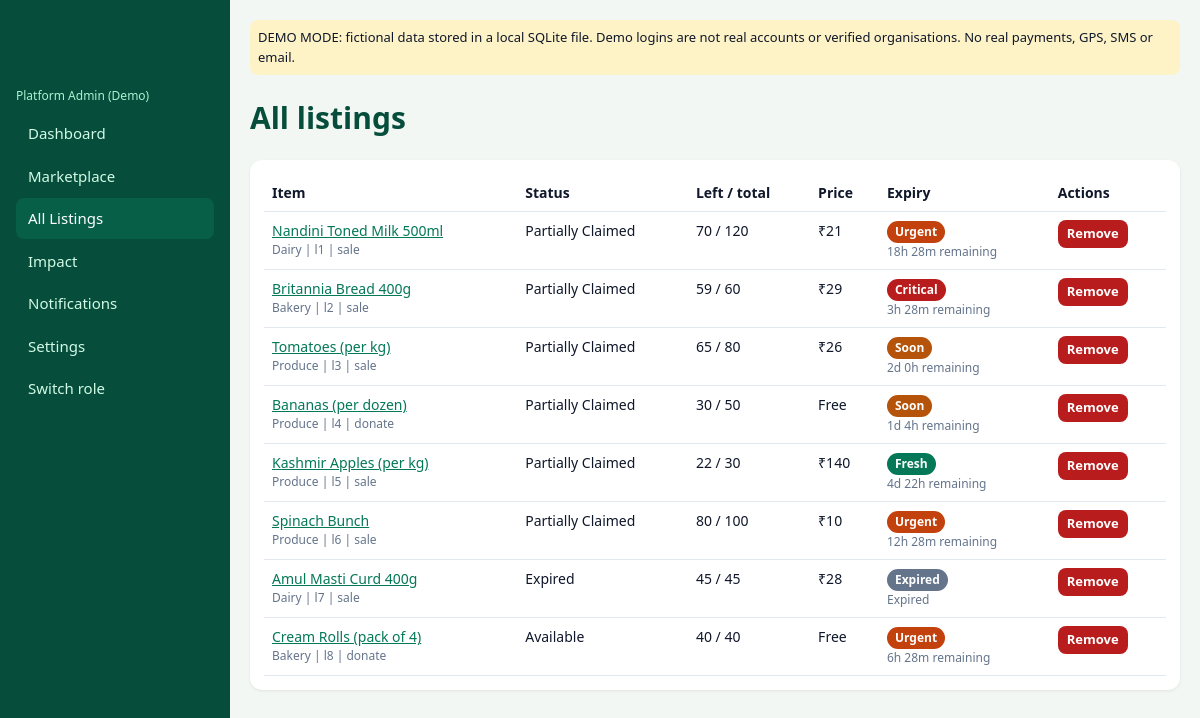
Page /inv (signed in) on the committed database.
### tables this page shows
CREATE TABLE users(id TEXT PRIMARY KEY,name,role,area,cats,need INT,radius INT);

CREATE TABLE listings(id TEXT PRIMARY KEY,seller,name,cat,orig REAL,cost REAL,qty INT,price REAL,
  minp REAL,exp REAL,mode,area,batch,stor,ver,created REAL,removed INT DEFAULT 0,a24 INT DEFAULT 0,a6 INT DEFAULT 0,x0 INT DEFAULT 0);

### app.py (the view)
@app.get("/inv")
@need("seller", "admin")
def inv():
    u = me()
    ls = q("SELECT * FROM listings" + ("" if u["role"] == "admin" else " WHERE seller=?"), () if u["role"] == "admin" else (u["id"],))
    return render_template("inv.html", ls=ls)

### app.py (called while the page is built, shortened)
def db():
    if "db" not in g:
        g.db = sqlite3.connect(DB, timeout=10, isolation_level=None)
        g.db.row_factory = sqlite3.Row
    return g.db

@app.teardown_appcontext
def _close(e):
    d = g.pop("db", None)
    if d:
        d.close()

def q(sql, a=()):
    return db().execute(sql, a).fetchall()

def q1(sql, a=()):
    return db().execute(sql, a).fetchone()

def cf():
    return {r["k"]: r["v"] for r in q("SELECT * FROM cfg")}

def inr(n):
    n = round(float(n or 0), 2)
    neg = n < 0
    w, d = f"{abs(n):.2f}".split(".")
    return Markup(("-" if neg else "") + "&#8377;" + w + ("" if d == "00" else "." + d))

def hrs(l):
    return (l["exp"] - time.time()) / H

def claimed(l):
    return q1("SELECT COALESCE(SUM(qty),0) s FROM claims WHERE lid=? AND status!='rejected'", (l["id"],))["s"]

def avail(l):
    return max(0, l["qty"] - claimed(l))

def urg(l):
    h, c = hrs(l), cf()
    if h <= 0: return ("grey", "Expired")
    if h < c["red"]: return ("red", "Critical")
    if h < c["orange"]: return ("orange", "Urgent")
    if h <= c["amber"]: return ("amber", "Soon")
    return ("green", "Fresh")

def left(t):
    s = t - time.time()
    if s <= 0: return "Expired"
    m = int(s // 60); d = m // 1440; h = m % 1440 // 60
    if d >= 1: return f"{d}d {h}h remaining"
    if h >= 1: return f"{h}h {m % 60}m remaining"
    return f"{m}m {int(s % 60)}s remaining"

def status(l):
    if l["removed"]: return "Removed"
    cs = q("SELECT * FROM claims WHERE lid=? AND status!='rejected'", (l["id"],))
    n = sum(c["qty"] for c in cs)
    if n >= l["qty"] and n > 0:
        if all(c["status"] == "completed" for c in cs):
            return "Donated" if l["mode"] == "donate" else "Completed"
        return "Pending Pickup" if any(c["status"] == "approved" for c in cs) else "Claimed"
    if l["exp"] <= time.time(): return "Expired"
    return "Partially Claimed" if n else "Available"

def me():
    uid = session.get("uid")
    return q1("SELECT * FROM users WHERE id=?", (uid,)) if uid else None

@app.before_request
def _b():
    if request.endpoint != "static":
        sweep()

@app.context_processor
def _ctx():
    u = me()
    return dict(me=u, nav=NAV.get(u["role"], []) if u else [],
                unread=q1("SELECT COUNT(*) n FROM notifs WHERE uid=? AND rd=0", (u["id"],))["n"] if u else 0)

### templates/inv.html (shortened to what this page needs)
{% extends "base.html" %}
{% from "macros.html" import badge,cd with context %}
{% block body %}<h1>{{ 'All listings' if me.role=='admin' else 'Inventory' }}</h1>
{% if ls %}<div class="card tw"><table><tr><th>Item</th><th>Status</th><th>Left / total</th><th>Price</th><th>Expiry</th><th>Actions</th></tr>
{% for l in ls %}<tr><td><a href="/listing/{{l.id}}">{{l.name}}</a><div class="sub">{{l.cat}} | {{l.id}} | {{l.mode}}</div></td><td>{{ status(l) }}</td>
<td>{{ avail(l) }} / {{ l.qty }}</td><td>{{ 'Free' if l.mode=='donate' else inr(l.price) }}</td><td>{{badge(l)}}<div class="sub">{{cd(l)}}</div></td><td>
{% if l.removed %}{% if me.role=='admin' %}<form method="post" action="/listing/{{l.id}}/restore"><button class="btn s">Restore</button></form>{% endif %}
{% else %}<form method="post" action="/listing/{{l.id}}/remove" onsubmit="return confirm('Remove this listing?')"><button class="btn r s">Remove</button></form>{% endif %}
</td></tr>{% endfor %}</table></div>{% else %}<div class="card">No listings yet.</div>{% endif %}{% endblock %}

### templates/base.html (shortened to what this page needs)
<!doctype html>
<html lang="en"><head><meta charset="utf-8"><meta name="viewport" content="width=device-width,initial-scale=1">
<title>SmartRescue</title><link rel="stylesheet" href="/static/style.css"></head><body>
{% if me %}
<div class="layout"><nav class="side"><h2>SmartRescue</h2><div class="u sub" style="color:#a7f3d0;margin-bottom:8px">{{ me.name }}</div>
{% for u,t in nav %}<a href="{{u}}" class="{{ 'on' if request.path==u }}">{{t}}{% if u=='/notifs' and unread %} ({{unread}}){% endif %}</a>{% endfor %}
<a href="/logout">Switch role</a></nav>
<main class="main"><div class="warn">DEMO MODE: fictional data stored in a local SQLite file. Demo logins are not real accounts or verified organisations. No real payments, GPS, SMS or email.</div>
{% block body %}{% endblock %}</main></div>
{% else %}{% block public %}{% endblock %}{% endif %}
<script src="/static/app.js"></script></body></html>

### templates/macros.html (shortened to what this page needs)
{% macro badge(l) %}{% set u=urg(l) %}<span class="b {{u[0]}}">{{u[1]}}</span>{% endmacro %}
{% macro cd(l) %}<span data-exp="{{l.exp}}">{{ left(l.exp) }}</span>{% endmacro %}

### static/style.css (style rules this page uses)
:root { --g:#047857;--f:#064e3b;--bg:#f2f7f4;--t:#0f172a;--m:#64748b;--l:#e2e8f0 }
* { box-sizing:border-box }
body { margin:0;font:15px/1.5 system-ui,Segoe UI,Roboto,sans-serif;background:var(--bg);color:var(--t) }
button,input,select,textarea { font:inherit }
a { color:var(--g) }
.btn { display:inline-block;background:var(--g);color:#fff;border:0;border-radius:8px;padding:8px 14px;cursor:pointer;font-weight:600;text-decoration:none }
.btn.r { background:#b91c1c }
.btn.s { padding:4px 9px;font-size:13px }
.layout { display:flex;min-height:100vh }
.side { width:230px;background:var(--f);color:#fff;padding:16px;flex-shrink:0 }
.side a { display:block;padding:9px 12px;border-radius:8px;color:#d1fae5;text-decoration:none;margin:2px 0 }
.side a.on,.side a:hover { background:#065f46;color:#fff }
.main { flex:1;padding:20px;min-width:0 }
.card { background:#fff;border-radius:12px;padding:14px;box-shadow:0 1px 3px rgba(0,0,0,.08) }
.sub { font-size:12px;color:var(--m) }
.b { padding:2px 8px;border-radius:99px;font-size:12px;font-weight:700;color:#fff;display:inline-block }
.green { background:#047857 }
.amber { background:#b45309 }
.orange { background:#c2410c }
.red { background:#b91c1c }
.grey { background:#64748b }
table { width:100%;border-collapse:collapse;font-size:14px }
th,td { text-align:left;padding:8px;border-bottom:1px solid var(--l);vertical-align:top }
.tw { overflow-x:auto }
.warn { background:#fef3c7;border-radius:8px;padding:8px;font-size:13px;margin-bottom:12px }
h1,h2,h3 { color:var(--f) }

### rows in the picture
users: name "Platform Admin (Demo)", role "All listings"
listings: name "Nandini Toned Milk 500ml", cat "Dairy", id "l1", mode "sale", status "Partially Claimed", avail "70", qty "120", mode+price "₹21", u "Urgent"
listings: name "Britannia Bread 400g", cat "Bakery", id "l2", mode "sale", status "Partially Claimed", avail "59", qty "60", mode+price "₹29", u "Critical"
listings: name "Tomatoes (per kg)", cat "Produce", id "l3", mode "sale", status "Partially Claimed", avail "65", qty "80", mode+price "₹26", u "Soon"
listings: name "Bananas (per dozen)", cat "Produce", id "l4", mode "donate", status "Partially Claimed", avail "30", qty "50", mode "Free", u "Soon"
listings: name "Kashmir Apples (per kg)", cat "Produce", id "l5", mode "sale", status "Partially Claimed", avail "22", qty "30", mode+price "₹140", u "Fresh"
listings: name "Spinach Bunch", cat "Produce", id "l6", mode "sale", status "Partially Claimed", avail "80", qty "100", mode+price "₹10", u "Urgent"
listings: name "Amul Masti Curd 400g", cat "Dairy", id "l7", mode "sale", status "Expired", qty "45", mode+price "₹28", u "Expired"
listings: name "Cream Rolls (pack of 4)", cat "Bakery", id "l8", mode "donate", status "Available", qty "40", mode "Free", u "Urgent"

### other values in the picture
{{ t }} "Dashboard" "Marketplace" "All Listings" "Impact" "Notifications" "Settings"
